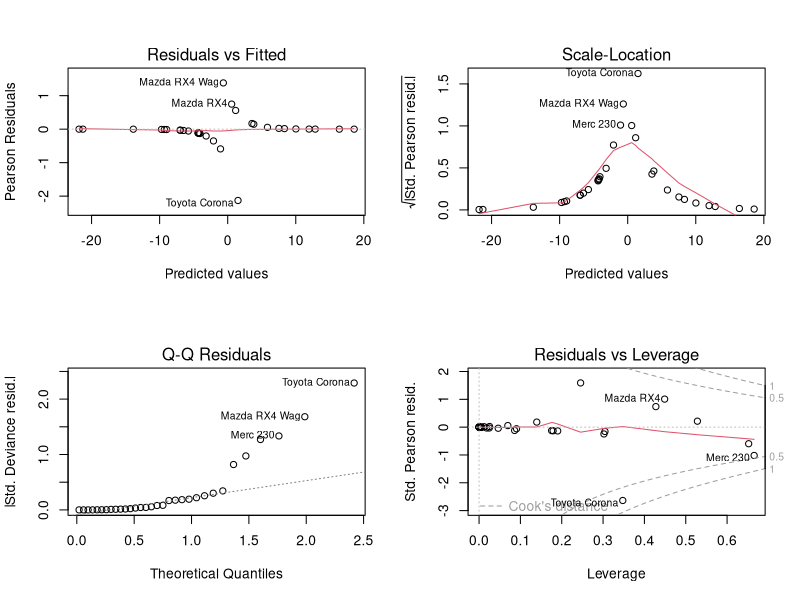
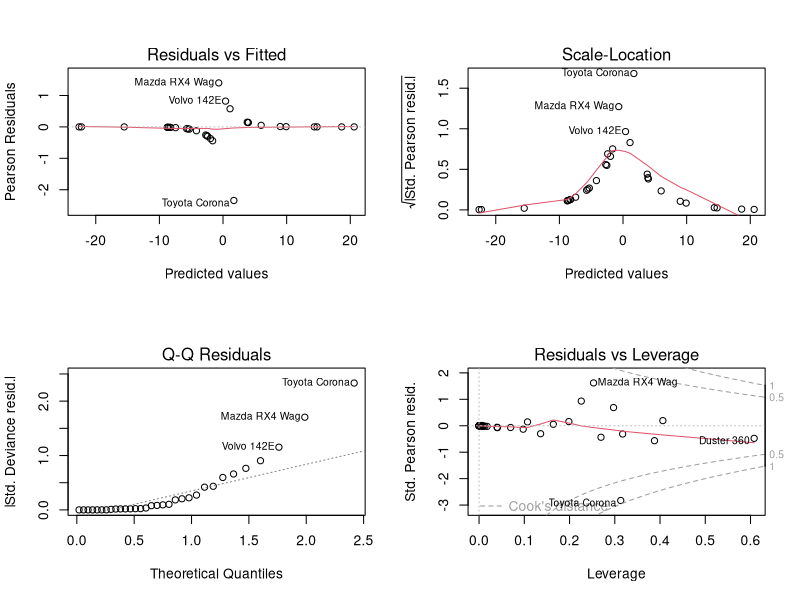
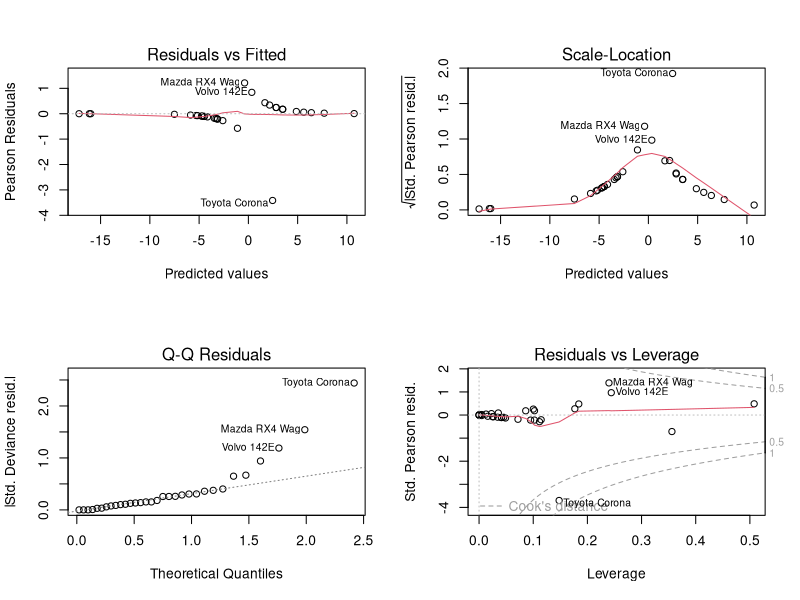

Generate these figures, in order, with R:
# Logistic Regression

# Contingency Table for Tx of Cars
data(mtcars)
?mtcars
(t= table(mtcars$am))
(amt = addmargins(t))
(ppt = prop.table(t))
p1 = 19/32   #automatic Probability
# Prob that am=Manual
(p0a = 1 - 19/32 )
# Odds Ratio
(p1 = 19/13 )
(p2 = 13/19 )

#glm
attach(mtcars)
(base = glm(am ~ 1, data=mtcars, family = binomial()))
summary(base)
anova(base)

#Fit 1
(fit1 = glm(am ~ mpg + disp + hp + wt, data
            = mtcars, family = binomial() ))
summary(fit1)
anova(fit1)

layout(matrix(c(1,2,3,4), 2,2))
plot(fit1)


#Fit2
(fit2 = glm(am ~ mpg + hp + wt, data
            = mtcars, family = binomial() ))
summary(fit2)

AIC(fit1, fit2)

anova(fit2)
layout(matrix(c(1,2,3,4), 2,2))
plot(fit2)

anova(fit1, fit2)

#Fit3
(fit3 = glm(am ~ hp + wt, data=mtcars, family = binomial()))
summary(fit3)
anova(fit3)
plot(fit3)
anova(fit2, fit3)
AIC(fit2,fit3)


#Final Model
newdata = data.frame(wt=2, hp=150)
predict(fit3, newdata, type='response')
